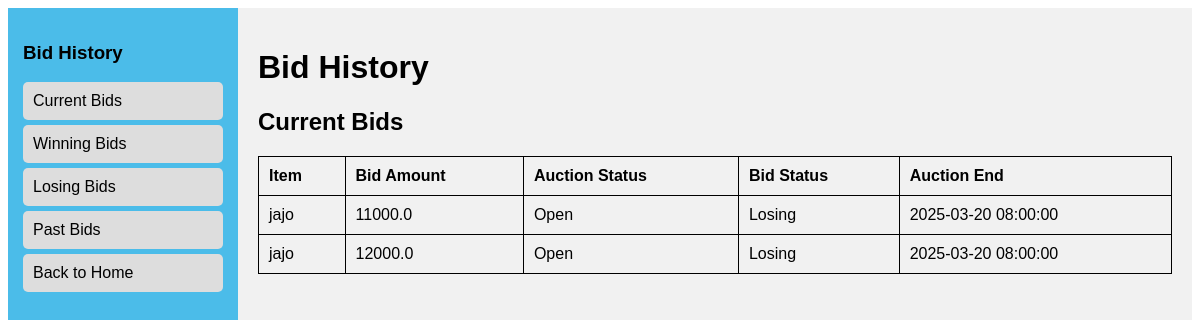
/bid_history (signed in), run on an earlier commit of the app's database.
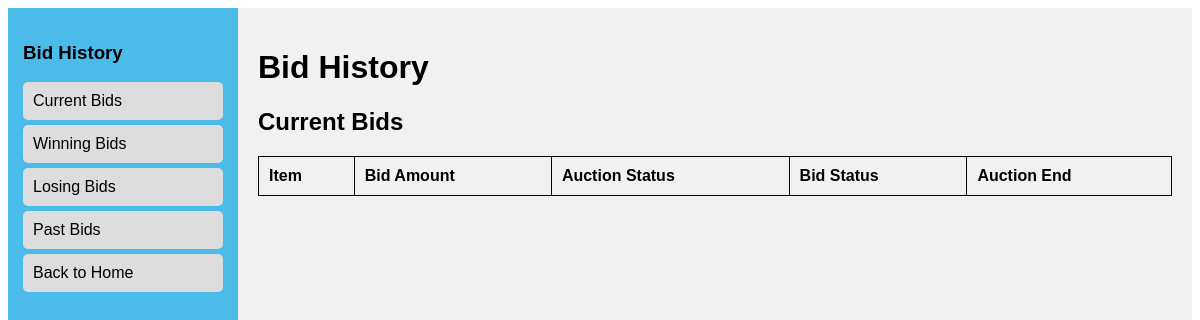
And on a later commit of the database.
### models.py (models this page shows)
class AuctionItem(db.Model):
    id = db.Column(db.Integer, primary_key=True)
    title = db.Column(db.String(100), nullable=False)
    description = db.Column(db.Text, nullable=False)
    starting_price = db.Column(db.Float, nullable=False)
    image = db.Column(db.String(100), nullable=True)
    end_time = db.Column(db.DateTime(timezone=True), nullable=False, default=lambda: datetime.now(timezone.utc))
    bids = db.relationship('Bid', backref='auction_item', lazy=True)
    category = db.Column(db.String(50), nullable=False)  # New field for category
    additional_images = db.relationship('AdditionalImage', back_populates='auction_item', cascade="all, delete-orphan")
    serial_number = db.Column(db.String(50), nullable=True)
    model = db.Column(db.String(50), nullable=True)
    year_of_manufacture = db.Column(db.String(4), nullable=True)
    color = db.Column(db.String(30), nullable=True)
    primary_damage = db.Column(db.String(50), nullable=True)
    secondary_damage = db.Column(db.String(50), nullable=True)
    VIN = db.Column(db.String(17), nullable=True)
    odometer = db.Column(db.Integer, nullable=True)
    working = db.Column(db.String(10), nullable=True)  # Yes/No/Not Applicable
    sale_status = db.Column(db.String(20), default='Open')  # Open, Closed, or Sold

class Bid(db.Model):
    id = db.Column(db.Integer, primary_key=True)
    user_id = db.Column(db.Integer, db.ForeignKey('user.id'), nullable=False)
    auction_id = db.Column(db.Integer, db.ForeignKey('auction_item.id'), nullable=False)
    bid_amount = db.Column(db.Float, nullable=False)
    timestamp = db.Column(db.DateTime, default=datetime.now)
    user = db.relationship('User', backref='bids')

### app.py (the view)
@app.route('/bid_history')
@login_required
def bid_history():
    user_bids = Bid.query.filter_by(user_id=current_user.id).join(AuctionItem).all()
    current_bids = []
    winning_bids = []
    losing_bids = []
    bid_history = []
    for bid in user_bids:
        auction = db.session.get(AuctionItem, bid.auction_id)
        status = get_bid_status(current_user.id, auction)
        bid_info = {
            "item": auction.title,
            "bid_amount": bid.bid_amount,
            "auction_status": auction.sale_status,
            "bid_status": status,
            "auction_end": auction.end_time
        }
        if (auction.sale_status == "Open"):
            if (status == "Winning"):
                winning_bids.append(bid_info)
            else:
                losing_bids.append(bid_info)
            current_bids.append(bid_info)
        else:
            bid_info["bid_status"] = "Won" if (status == "Winning") else "Lost"
            bid_history.append(bid_info)
    return render_template('bid_history.html', current_bids=current_bids, winning_bids=winning_bids,
                           losing_bids=losing_bids, bid_history=bid_history)

### app.py (called while the page is built)
@app.context_processor
def inject_user_model():
    from models import User  # Import your User model here
    return dict(User=User)

@login_manager.user_loader
def load_user(user_id):
    return db.session.get(User, int(user_id))

def get_bid_status(user_id, auction):
    highest_bid = Bid.query.filter_by(auction_id=auction.id).order_by(Bid.bid_amount.desc()).first()
    if (highest_bid and highest_bid.user_id == user_id):
        return "Winning"
    return "Losing"

### templates/bid_history.html (shortened to what this page needs)
<!DOCTYPE html>
<html lang="en">
<head>
</head>
<body>
    <div class="sidebar">
        <h3>Bid History</h3>
        <a href="#" onclick="showTable('current-bids')">Current Bids</a>
        <a href="#" onclick="showTable('winning-bids')">Winning Bids</a>
        <a href="#" onclick="showTable('losing-bids')">Losing Bids</a>
        <a href="#" onclick="showTable('past-bids')">Past Bids</a>
        <a href="{{ url_for('home') }}">Back to Home</a>
    </div>
    <div class="content">
        <h1>Bid History</h1>
        <div id="current-bids" class="table-section">
            <h2>Current Bids</h2>
            <table>
                <tr>
                    <th>Item</th>
                    <th>Bid Amount</th>
                    <th>Auction Status</th>
                    <th>Bid Status</th>
                    <th>Auction End</th>
                </tr>
                {% for bid in current_bids %}
                <tr>
                    <td>{{ bid.item }}</td>
                    <td>{{ bid.bid_amount }}</td>
                    <td>{{ bid.auction_status }}</td>
                    <td>{{ bid.bid_status }}</td>
                    <td>{{ bid.auction_end }}</td>
                </tr>
                {% endfor %}
            </table>
        </div>
    </div>
</body>
</html>

What changed in the data, as far as the page shows it:
no longer on this page (row edited): AuctionItem: item "jajo" "jajo", auction_status "Open" "Open", auction_end "2025-03-20 08:00:00" "2025-03-20 08:00:00"
no longer on this page (row edited): Bid: bid_amount "11000.0"
no longer on this page (row edited): Bid: bid_amount "12000.0"
Also different on the page:
list line gone: "Losing"
